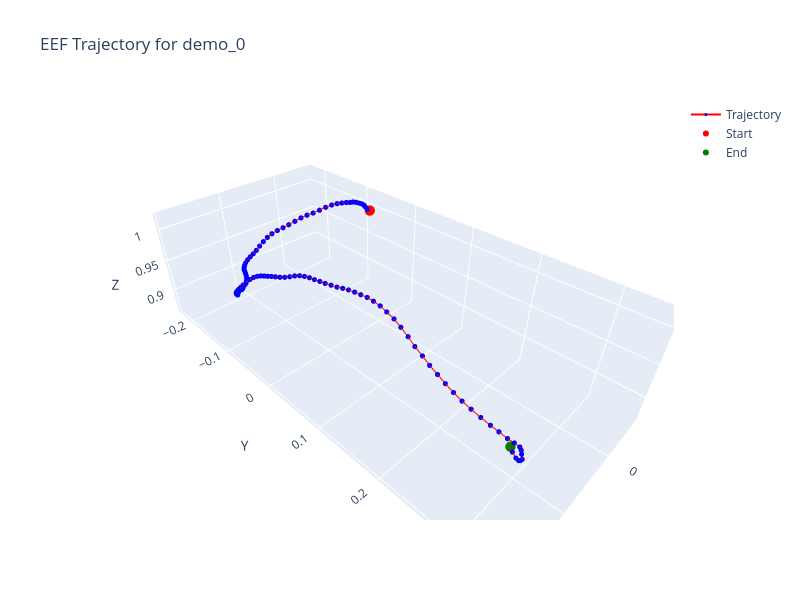

This figure's notebook cell:
### Code cell
# Open the HDF5 file and extract EEF positions
demo_id = "demo_0"
with h5py.File(demo_path, "r") as f:
    eef_positions = f[f"data/{demo_id}/abs_obs/robot0_eef_pos"][:]

eef_positions = np.array(eef_positions)

# Main trajectory
trajectory = go.Scatter3d(
    x=eef_positions[:, 0],
    y=eef_positions[:, 1],
    z=eef_positions[:, 2],
    mode='lines+markers',
    marker=dict(size=3, color='blue'),
    line=dict(color='red', width=2),
    name='Trajectory'
)

# Start point (red)
start_point = go.Scatter3d(
    x=[eef_positions[0, 0]],
    y=[eef_positions[0, 1]],
    z=[eef_positions[0, 2]],
    mode='markers',
    marker=dict(size=6, color='red'),
    name='Start'
)

# End point (green)
end_point = go.Scatter3d(
    x=[eef_positions[-1, 0]],
    y=[eef_positions[-1, 1]],
    z=[eef_positions[-1, 2]],
    mode='markers',
    marker=dict(size=6, color='green'),
    name='End'
)

# Combine all traces
fig = go.Figure(data=[trajectory, start_point, end_point])

fig.update_layout(
    scene=dict(
        xaxis_title='X',
        yaxis_title='Y',
        zaxis_title='Z'
    ),
    title=f'EEF Trajectory for {demo_id}',
    width=800,
    height=600
)

fig.show()
